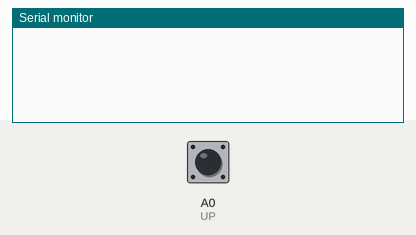
Recording of a sketch running on a simulated Arduino Uno, built with avr-gcc and run on an emulated ATmega328P. Shown: the last lines printed to the serial monitor. The inputs (shaded band) are chosen by the test bench; at power-on: A0 (UP) HIGH.

Above: at 1.2 s.
1.3 s: A0 (UP) pulled LOW for 0.15 s
At 1.43 s:
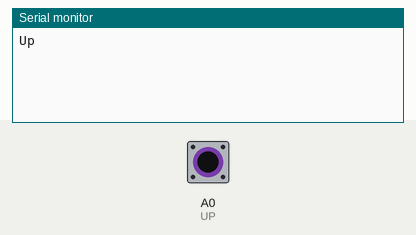
At 2.7 s:
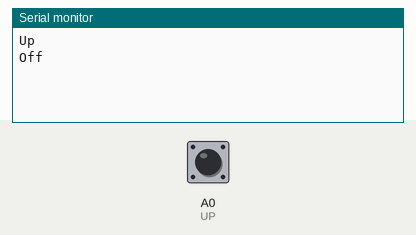

Measured:
- after the input at 1.3 s, the serial monitor: prints a new line at once (image 1)

The sketch:

Atari2600.ino
```cpp
//Allison Berman 2014
//Atari 2600 pinout: http://old.pinouts.ru/Inputs/JoystickAtari2600_pinout.shtml

//Using analog in pins because shield+OLED make digital io hard to reach


#define UP      A0
#define DOWN    A1
#define LEFT    A2
#define RIGHT   A3
#define BUTTON1 A4
//#define BUTTON2 A5 //only for two-button controllers
char buttonUp = 1;
char buttonUpPrev = 1;

void setup() {
 Serial.begin(115200);
/*controller works as set of switches connected to ground
so set pullup resistors on inputs so that power goes in
and you can read the power cut off as a button press*/

digitalWrite(UP, HIGH);
digitalWrite(DOWN, HIGH);
digitalWrite(LEFT, HIGH);
digitalWrite(RIGHT, HIGH);
digitalWrite(BUTTON1, HIGH);
//digitalWrite(A5, HIGH); //only for two-button controllers

}
void loop() {
  // put your main code here, to run repeatedly:
  switchRead();

}

void switchRead(){
  //if switch closed, do this

   buttonUp = digitalRead(UP);

   if( buttonUp != buttonUpPrev){
      if(buttonUp == LOW){
          Serial.println("Up");
         }
      else if(buttonUp == HIGH){
          Serial.println("Off");
         }
     }

   buttonUpPrev = buttonUp;
}
```
